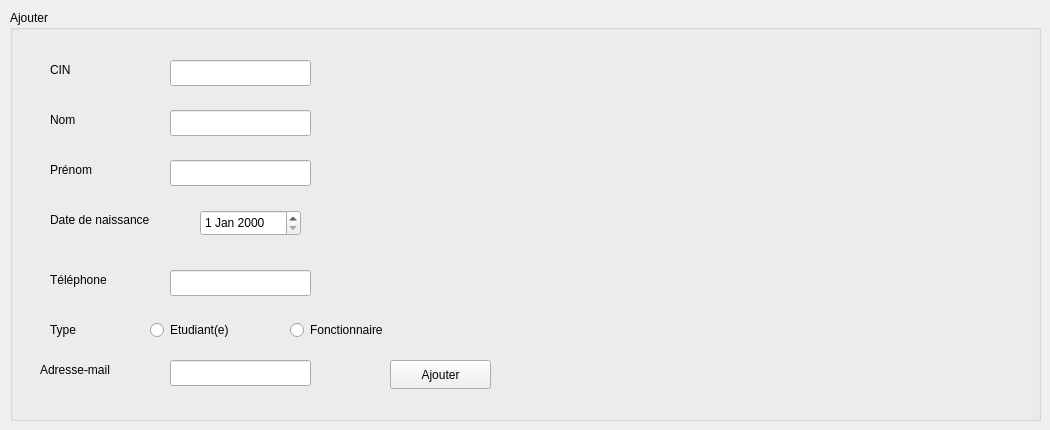
    <widget class="QWidget" name="tab">
     <attribute name="title">
      <string>Ajouter</string>
     </attribute>
     <widget class="QGroupBox" name="Ajouter">
      <property name="geometry">
       <rect>
        <x>10</x>
        <y>10</y>
        <width>1031</width>
        <height>411</height>
       </rect>
      </property>
      <property name="title">
       <string>Ajouter</string>
      </property>
     </widget>
     <widget class="QLabel" name="cin">
      <property name="geometry">
       <rect>
        <x>50</x>
        <y>60</y>
        <width>63</width>
        <height>20</height>
       </rect>
      </property>
      <property name="text">
       <string>CIN</string>
      </property>
     </widget>
     <widget class="QLabel" name="nom">
      <property name="geometry">
       <rect>
        <x>50</x>
        <y>110</y>
        <width>71</width>
        <height>20</height>
       </rect>
      </property>
      <property name="text">
       <string>Nom</string>
      </property>
     </widget>
     <widget class="QLabel" name="prenom">
      <property name="geometry">
       <rect>
        <x>50</x>
        <y>160</y>
        <width>63</width>
        <height>20</height>
       </rect>
      </property>
      <property name="text">
       <string>Prénom</string>
      </property>
     </widget>
     <widget class="QLabel" name="date_naisc">
      <property name="geometry">
       <rect>
        <x>50</x>
        <y>210</y>
        <width>141</width>
        <height>20</height>
       </rect>
      </property>
      <property name="text">
       <string>Date de naissance </string>
      </property>
     </widget>
     <widget class="QLabel" name="tel">
      <property name="geometry">
       <rect>
        <x>50</x>
        <y>270</y>
        <width>81</width>
        <height>20</height>
       </rect>
      </property>
      <property name="text">
       <string>Téléphone</string>
      </property>
     </widget>
     <widget class="QLabel" name="adresse">
      <property name="geometry">
       <rect>
        <x>40</x>
        <y>360</y>
        <width>101</width>
        <height>20</height>
       </rect>
      </property>
      <property name="text">
       <string>Adresse-mail</string>
      </property>
     </widget>
     <widget class="QLineEdit" name="le_cin">
      <property name="geometry">
       <rect>
        <x>170</x>
        <y>60</y>
        <width>141</width>
        <height>26</height>
       </rect>
      </property>
     </widget>
     <widget class="QLineEdit" name="le_nom">
      <property name="geometry">
       <rect>
        <x>170</x>
        <y>110</y>
        <width>141</width>
        <height>26</height>
       </rect>
      </property>
     </widget>
     <widget class="QLineEdit" name="le_prenom">
      <property name="geometry">
       <rect>
        <x>170</x>
        <y>160</y>
        <width>141</width>
        <height>26</height>
       </rect>
      </property>
     </widget>
     <widget class="QLineEdit" name="le_tel">
      <property name="geometry">
       <rect>
        <x>170</x>
        <y>270</y>
        <width>141</width>
        <height>26</height>
       </rect>
      </property>
     </widget>
     <widget class="QLineEdit" name="le_adresse">
      <property name="geometry">
       <rect>
        <x>170</x>
        <y>360</y>
        <width>141</width>
        <height>26</height>
       </rect>
      </property>
     </widget>
     <widget class="QPushButton" name="b_ajouter">
      <property name="geometry">
       <rect>
        <x>390</x>
        <y>360</y>
        <width>101</width>
        <height>29</height>
       </rect>
      </property>
      <property name="styleSheet">
       <string notr="true">font: 11pt &quot;Segoe UI&quot;;</string>
      </property>
      <property name="text">
       <string>Ajouter</string>
      </property>
     </widget>
     <widget class="QDateEdit" name="la_date">
      <property name="geometry">
       <rect>
        <x>200</x>
        <y>210</y>
        <width>101</width>
        <height>26</height>
       </rect>
      </property>
     </widget>
     <widget class="QRadioButton" name="rb1">
      <property name="geometry">
       <rect>
        <x>150</x>
        <y>320</y>
        <width>97</width>
        <height>20</height>
       </rect>
      </property>
      <property name="text">
       <string>Etudiant(e)</string>
      </property>
     </widget>
     <widget class="QRadioButton" name="rb2">
      <property name="geometry">
       <rect>
        <x>290</x>
        <y>320</y>
        <width>131</width>
        <height>20</height>
       </rect>
      </property>
      <property name="text">
       <string>Fonctionnaire</string>
      </property>
     </widget>
     <widget class="QLabel" name="type">
      <property name="geometry">
       <rect>
        <x>50</x>
        <y>320</y>
        <width>81</width>
        <height>20</height>
       </rect>
      </property>
      <property name="text">
       <string>Type</string>
      </property>
     </widget>
    </widget>
